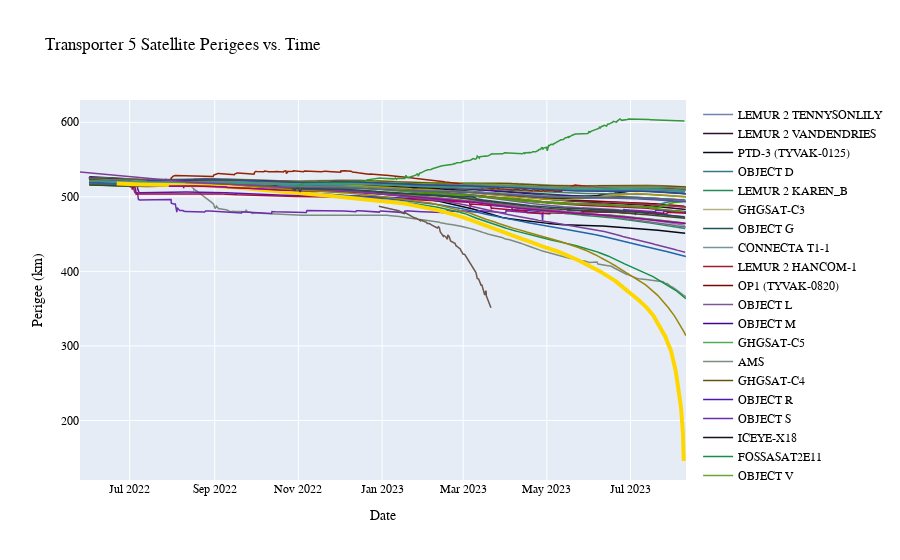

This figure's notebook cell:
### Code cell
fig = go.Figure()
for sat_num in dfs:
    df = dfs[sat_num]
    is_sbudnic = sat_num == sbudnic_sat_num
    fig.add_trace(
        go.Scatter(
            x=df["EPOCH"],
            y=df["PERIAPSIS"],
            name=df["OBJECT_NAME"][50],
            line=go.scatter.Line(
                width=4 if is_sbudnic else 1.5,
                color="gold" if is_sbudnic else get_random_gray_color(),
            ),
        )
    )

fig.update_layout(
    font_family="Arial",
    font_color="black",
    title="Transporter 5 Satellite Perigees vs. Time",
    xaxis_title="Date",
    yaxis_title="Perigee (km)",
)

fig.show()
fig.write_html("index.html")

### Figure 1 — Plotly figure (JSON) as saved in the notebook; plotly's stock layout.template omitted (floating-point values rounded to 4 significant figures; data arrays with more than 128 entries replaced by an {"elided": "..."} marker saying what was removed)
{"data": [{"line": {"color": "rgb(115, 131, 175)", "width": 1.5}, "name": "LEMUR 2 TENNYSONLILY", "type": "scatter", "x": {"elided": "920 str values"}, "y": {"elided": "920 float values"}}, {"line": {"color": "rgb(40, 17, 41)", "width": 1.5}, "name": "LEMUR 2 VANDENDRIES", "type": "scatter", "x": {"elided": "935 str values"}, "y": {"elided": "935 float values"}}, {"line": {"color": "rgb(4, 9, 19)", "width": 1.5}, "name": "PTD-3 (TYVAK-0125)", "type": "scatter", "x": {"elided": "953 str values"}, "y": {"elided": "953 float values"}}, {"line": {"color": "rgb(56, 118, 139)", "width": 1.5}, "name": "OBJECT D", "type": "scatter", "x": {"elided": "907 str values"}, "y": {"elided": "907 float values"}}, {"line": {"color": "rgb(33, 141, 85)", "width": 1.5}, "name": "LEMUR 2 KAREN_B", "type": "scatter", "x": {"elided": "920 str values"}, "y": {"elided": "920 float values"}}, {"line": {"color": "rgb(178, 177, 129)", "width": 1.5}, "name": "GHGSAT-C3", "type": "scatter", "x": {"elided": "1757 str values"}, "y": {"elided": "1757 float values"}}, {"line": {"color": "rgb(31, 82, 82)", "width": 1.5}, "name": "OBJECT G", "type": "scatter", "x": {"elided": "899 str values"}, "y": {"elided": "899 float values"}}, {"line": {"color": "rgb(117, 149, 156)", "width": 1.5}, "name": "CONNECTA T1-1", "type": "scatter", "x": {"elided": "917 str values"}, "y": {"elided": "917 float values"}}, {"line": {"color": "rgb(160, 25, 50)", "width": 1.5}, "name": "LEMUR 2 HANCOM-1", "type": "scatter", "x": {"elided": "894 str values"}, "y": {"elided": "894 float values"}}, {"line": {"color": "rgb(124, 5, 4)", "width": 1.5}, "name": "OP1 (TYVAK-0820)", "type": "scatter", "x": {"elided": "903 str values"}, "y": {"elided": "903 float values"}}, {"line": {"color": "rgb(127, 86, 149)", "width": 1.5}, "name": "OBJECT L", "type": "scatter", "x": {"elided": "927 str values"}, "y": {"elided": "927 float values"}}, {"line": {"color": "rgb(70, 3, 149)", "width": 1.5}, "name": "OBJECT M", "type": "scatter", "x": {"elided": "1668 str values"}, "y": {"elided": "1668 float values"}}, {"line": {"color": "rgb(80, 172, 84)", "width": 1.5}, "name": "GHGSAT-C5", "type": "scatter", "x": {"elided": "1753 str values"}, "y": {"elided": "1753 float values"}}, {"line": {"color": "rgb(125, 140, 126)", "width": 1.5}, "name": "AMS", "type": "scatter", "x": {"elided": "915 str values"}, "y": {"elided": "915 float values"}}, {"line": {"color": "rgb(105, 80, 10)", "width": 1.5}, "name": "GHGSAT-C4", "type": "scatter", "x": {"elided": "1759 str values"}, "y": {"elided": "1759 float values"}}, {"line": {"color": "rgb(82, 22, 179)", "width": 1.5}, "name": "OBJECT R", "type": "scatter", "x": {"elided": "1775 str values"}, "y": {"elided": "1775 float values"}}, {"line": {"color": "rgb(108, 45, 172)", "width": 1.5}, "name": "OBJECT S", "type": "scatter", "x": {"elided": "1748 str values"}, "y": {"elided": "1748 float values"}}, {"line": {"color": "rgb(25, 16, 33)", "width": 1.5}, "name": "ICEYE-X18", "type": "scatter", "x": {"elided": "1670 str values"}, "y": {"elided": "1670 float values"}}, {"line": {"color": "rgb(23, 142, 75)", "width": 1.5}, "name": "FOSSASAT2E11", "type": "scatter", "x": {"elided": "979 str values"}, "y": {"elided": "979 float values"}}, {"line": {"color": "rgb(107, 167, 55)", "width": 1.5}, "name": "OBJECT V", "type": "scatter", "x": {"elided": "1673 str values"}, "y": {"elided": "1673 float values"}}, {"line": {"color": "rgb(80, 128, 99)", "width": 1.5}, "name": "OBJECT W", "type": "scatter", "x": {"elided": "1765 str values"}, "y": {"elided": "1765 float values"}}, {"line": {"color": "rgb(150, 34, 0)", "width": 1.5}, "name": "UMBRA-03", "type": "scatter", "x": {"elided": "947 str values"}, "y": {"elided": "947 float values"}}, {"line": {"color": "rgb(53, 5, 32)", "width": 1.5}, "name": "HAWK-5C", "type": "scatter", "x": {"elided": "942 str values"}, "y": {"elided": "942 float values"}}, {"line": {"color": "rgb(59, 122, 138)", "width": 1.5}, "name": "ICEYE-X24", "type": "scatter", "x": {"elided": "1744 str values"}, "y": {"elided": "1744 float values"}}, {"line": {"color": "rgb(19, 88, 135)", "width": 1.5}, "name": "HAWK-5B", "type": "scatter", "x": {"elided": "937 str values"}, "y": {"elided": "937 float values"}}, {"line": {"color": "rgb(87, 135, 158)", "width": 1.5}, "name": "HAWK-5A", "type": "scatter", "x": {"elided": "938 str values"}, "y": {"elided": "938 float values"}}, {"line": {"color": "rgb(171, 153, 10)", "width": 1.5}, "name": "ICEYE-X19", "type": "scatter", "x": {"elided": "1669 str values"}, "y": {"elided": "1669 float values"}}, {"line": {"color": "rgb(172, 45, 66)", "width": 1.5}, "name": "ICEYE-X20", "type": "scatter", "x": {"elided": "1740 str values"}, "y": {"elided": "1740 float values"}}, {"line": {"color": "rgb(120, 127, 109)", "width": 1.5}, "name": "OBJECT AE", "type": "scatter", "x": {"elided": "933 str values"}, "y": {"elided": "933 float values"}}, {"line": {"color": "rgb(51, 167, 129)", "width": 1.5}, "name": "ION SCV-006", "type": "scatter", "x": {"elided": "957 str values"}, "y": {"elided": "957 float values"}}, {"line": {"color": "rgb(68, 162, 2)", "width": 1.5}, "name": "ICEYE-X17", "type": "scatter", "x": {"elided": "1727 str values"}, "y": {"elided": "1727 float values"}}, {"line": {"color": "rgb(56, 151, 137)", "width": 1.5}, "name": "SHERPA-AC1", "type": "scatter", "x": {"elided": "872 str values"}, "y": {"elided": "872 float values"}}, {"line": {"color": "rgb(168, 11, 59)", "width": 1.5}, "name": "OBJECT AJ", "type": "scatter", "x": {"elided": "1768 str values"}, "y": {"elided": "1768 float values"}}, {"line": {"color": "rgb(71, 87, 165)", "width": 1.5}, "name": "OBJECT AK", "type": "scatter", "x": {"elided": "1716 str values"}, "y": {"elided": "1716 float values"}}, {"line": {"color": "rgb(109, 167, 107)", "width": 1.5}, "name": "OBJECT AL", "type": "scatter", "x": {"elided": "1672 str values"}, "y": {"elided": "1672 float values"}}, {"line": {"color": "rgb(100, 158, 21)", "width": 1.5}, "name": "CNCE4", "type": "scatter", "x": {"elided": "870 str values"}, "y": {"elided": "870 float values"}}, {"line": {"color": "rgb(70, 155, 112)", "width": 1.5}, "name": "CNCE5", "type": "scatter", "x": {"elided": "886 str values"}, "y": {"elided": "886 float values"}}, {"line": {"color": "rgb(100, 138, 27)", "width": 1.5}, "name": "LEMUR 2 MIMI1307", "type": "scatter", "x": {"elided": "916 str values"}, "y": {"elided": "916 float values"}}, {"line": {"color": "rgb(95, 93, 132)", "width": 1.5}, "name": "PLATFORM-1", "type": "scatter", "x": {"elided": "908 str values"}, "y": {"elided": "908 float values"}}, {"line": {"color": "rgb(51, 152, 56)", "width": 1.5}, "name": "OMNI-L2", "type": "scatter", "x": {"elided": "904 str values"}, "y": {"elided": "904 float values"}}, {"line": {"color": "rgb(67, 67, 35)", "width": 1.5}, "name": "CPOD FLT1 (TYVAK-0032)", "type": "scatter", "x": {"elided": "915 str values"}, "y": {"elided": "915 float values"}}, {"line": {"color": "rgb(34, 101, 170)", "width": 1.5}, "name": "FOSSASAT2E12", "type": "scatter", "x": {"elided": "944 str values"}, "y": {"elided": "944 float values"}}, {"line": {"color": "gold", "width": 4}, "name": "SBUDNIC", "type": "scatter", "x": {"elided": "990 str values"}, "y": {"elided": "990 float values"}}, {"line": {"color": "rgb(50, 74, 141)", "width": 1.5}, "name": "OBJECT AV", "type": "scatter", "x": {"elided": "1183 str values"}, "y": {"elided": "1183 float values"}}, {"line": {"color": "rgb(127, 99, 137)", "width": 1.5}, "name": "FOSSASAT2E13", "type": "scatter", "x": {"elided": "753 str values"}, "y": {"elided": "753 float values"}}, {"line": {"color": "rgb(162, 1, 147)", "width": 1.5}, "name": "VEERY-FS1", "type": "scatter", "x": {"elided": "582 str values"}, "y": {"elided": "582 float values"}}, {"line": {"color": "rgb(154, 134, 8)", "width": 1.5}, "name": "FOSSASAT2E7", "type": "scatter", "x": {"elided": "840 str values"}, "y": {"elided": "840 float values"}}, {"line": {"color": "rgb(124, 63, 151)", "width": 1.5}, "name": "FOSSASAT2E8", "type": "scatter", "x": {"elided": "791 str values"}, "y": {"elided": "791 float values"}}, {"line": {"color": "rgb(40, 73, 84)", "width": 1.5}, "name": "CPOD FLT2 (TYVAK-0033)", "type": "scatter", "x": {"elided": "548 str values"}, "y": {"elided": "548 float values"}}, {"line": {"color": "rgb(109, 86, 75)", "width": 1.5}, "name": "OBJECT BC", "type": "scatter", "x": {"elided": "220 str values"}, "y": {"elided": "220 float values"}}], "layout": {"font": {"color": "black", "family": "Arial"}, "title": {"text": "Transporter 5 Satellite Perigees vs. Time"}, "xaxis": {"title": {"text": "Date"}}, "yaxis": {"title": {"text": "Perigee (km)"}}}}
